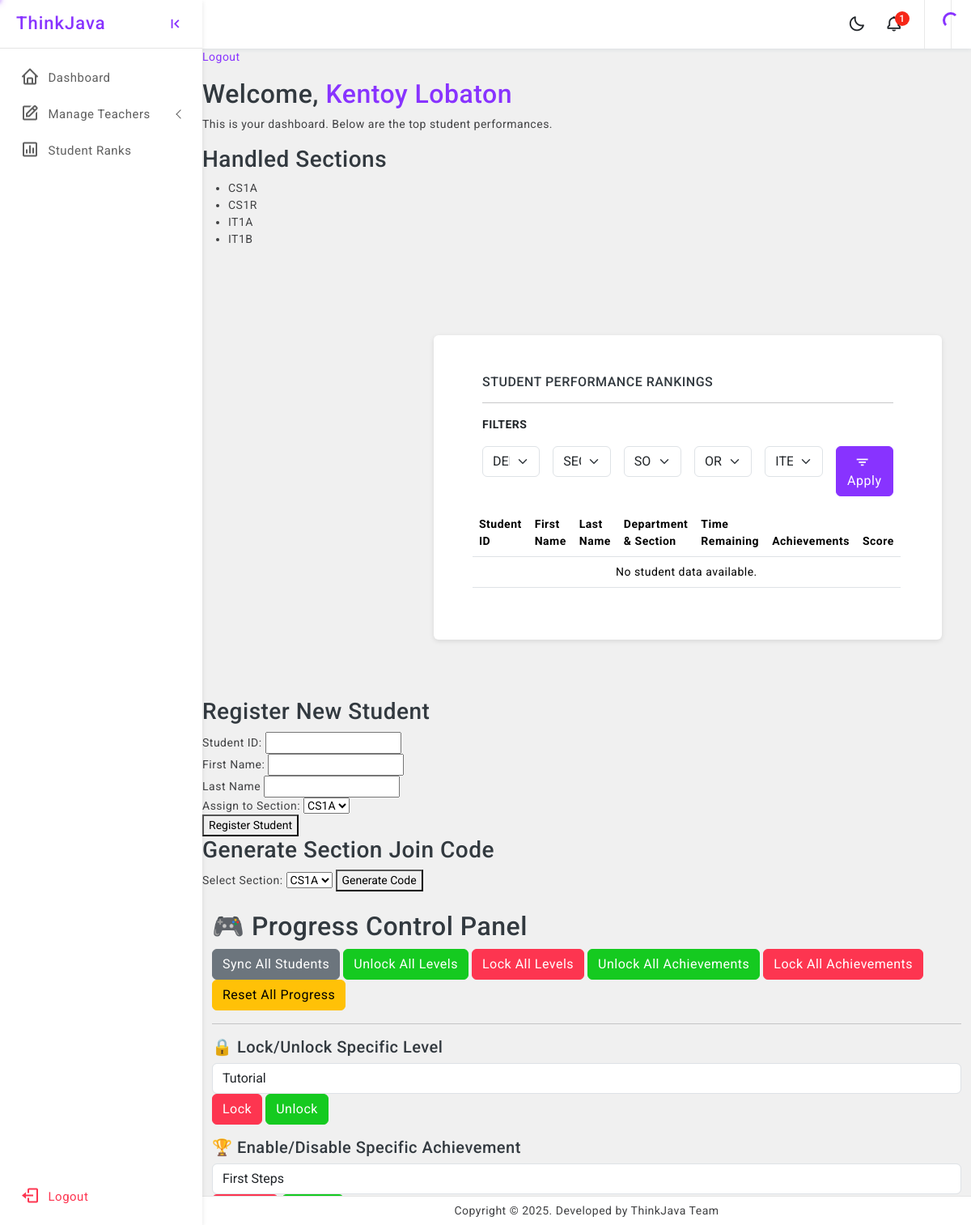
The app's page /teacher/dashboard/ (signed in) with its own data.
### StudentManagementSystem/models/teachers.py (models this page shows, shortened)
class Teacher(models.Model):
    teacher_id = models.CharField(max_length=50, unique=True)
    first_name = models.CharField(max_length=150)
    last_name = models.CharField(max_length=150)
    date_of_birth = models.DateField(null=True, blank=True)
    password = models.CharField(max_length=128)  # store hashed passwords ideally
    role = models.CharField(
        max_length=20,
        choices=Role.choices,
        default=Role.TEACHER  # Default to 'Teacher' role
    )

class HandledSection(models.Model):
    teacher = models.ForeignKey(Teacher, on_delete=models.CASCADE, related_name='handled_sections')
    department = models.ForeignKey(Department, on_delete=models.CASCADE)
    year_level = models.ForeignKey(YearLevel, on_delete=models.CASCADE)
    section = models.ForeignKey(Section, on_delete=models.CASCADE)
    class Meta:
        unique_together = ('teacher', 'department', 'year_level', 'section')

### StudentManagementSystem/models/department.py (models this page shows, shortened)
class Department(models.Model):
    name = models.CharField(max_length=50, unique=True)  # e.g. "CS", "IT"

### StudentManagementSystem/models/year_level.py (models this page shows, shortened)
class YearLevel(models.Model):
    year = models.PositiveSmallIntegerField(unique=True)  # e.g. 1, 2, 3, 4

### StudentManagementSystem/models/section.py (models this page shows, shortened)
class Section(models.Model):
    department = models.ForeignKey(Department, on_delete=models.CASCADE)  # Link to Department model
    year_level = models.ForeignKey(YearLevel, on_delete=models.CASCADE)  # Link to YearLevel model
    letter = models.CharField(max_length=1)  # e.g., "A", "B", "C"
    class Meta:
        unique_together = ('department', 'year_level', 'letter')  # Ensure unique combination of department, year, and section letter

### GameProgress/models/level_definition.py (models this page shows, shortened)
class LevelDefinition(models.Model):
    name = models.CharField(max_length=100, unique=True)
    unlocked = models.BooleanField(default=False)

### GameProgress/models/achievement_definition.py (models this page shows, shortened)
class AchievementDefinition(models.Model):
    code = models.CharField(max_length=100, unique=True)
    title = models.CharField(max_length=200)
    description = models.TextField()
    is_active = models.BooleanField(default=True)  # ✅ This is the only control you need

### StudentManagementSystem/views/teacher/dashboard_teacher.py (the view)
def teacher_dashboard(request):
    teacher_id = request.session.get('user_id')
    if not teacher_id:
        return redirect('unified_login')
    teacher = Teacher.objects.get(id=teacher_id)
    context = get_teacher_dashboard_context(request, teacher)
    return render(request, 'teacher/dashboard.html', context)

### StudentManagementSystem/templates/teacher/dashboard.html (shortened to what this page needs)
{% extends 'base.html' %}
{% block content %}
    <div class="page-wrapper">
        <p><a href="{% url 'unified_logout' %}">Logout</a></p>
        {% include 'teacher/teacher_info.html' %}
        {% include 'teacher/handled_sections.html' %}
        {% include 'admin/student_ranking.html' %}
        {% include 'teacher/register_student.html' %}
        {% include 'teacher/generate_section_code.html' %}
        {% include 'teacher/progress_control.html' %}
    </div>
{% endblock %}

### StudentManagementSystem/templates/teacher/teacher_info.html
{% block teacher_info %}
    <h2>Welcome,
        <a href="{% url 'edit_profile' teacher.id %}">
            {{ teacher.first_name }} {{ teacher.last_name }}
        </a>
    </h2>
    <p>This is your dashboard. Below are the top student performances.</p>
{% endblock %}

### StudentManagementSystem/templates/teacher/handled_sections.html
{% block handled_sections %}
    <h3>Handled Sections</h3>
    <ul>
        {% for hs in handled_sections %}
            <li>{{ hs.department.name }}{{ hs.year_level.year }}{{ hs.section.letter }}</li>
        {% empty %}
            <li>No sections assigned.</li>
        {% endfor %}
    </ul>
{% endblock %}

### StudentManagementSystem/templates/teacher/progress_control.html (shortened to what this page needs)
{% block progress_control %}
    <div class="container mt-4">
        <h2>🎮 Progress Control Panel</h2>
        <form method="post" class="mb-3" action="{% url 'progress_control_teacher' %}">
            <button name="action" value="sync" class="btn btn-secondary">Sync All Students</button>
            <button name="action" value="unlock_levels" class="btn btn-success">Unlock All Levels</button>
            <button name="action" value="lock_levels" class="btn btn-danger">Lock All Levels</button>
            <button name="action" value="enable_achievements" class="btn btn-success">Unlock All Achievements</button>
            <button name="action" value="disable_achievements" class="btn btn-danger">Lock All Achievements</button>
            <button name="action" value="reset_progress" class="btn btn-warning">Reset All Progress</button>
        </form>
        <hr>
        <h5>🔒 Lock/Unlock Specific Level</h5>
        <form method="post" class="form-inline mb-3" action="{% url 'progress_control_teacher' %}">
            <div class="form-group">
                <select name="level_name" class="form-control mr-2" required>
                    {% for level in level_options %}
                        <option value="{{ level.value }}">{{ level.label }}</option>
                    {% endfor %}
                </select>
                <button name="action" value="lock_single_level" class="btn btn-danger mr-1">Lock</button>
                <button name="action" value="unlock_single_level" class="btn btn-success">Unlock</button>
            </div>
        </form>
        <h5>🏆 Enable/Disable Specific Achievement</h5>
        <form method="post" class="form-inline" action="{% url 'progress_control_teacher' %}">
            <div class="form-group">
                <select name="achievement_code" class="form-control mr-2" required>
                    {% for ach in achievement_options %}
                        <option value="{{ ach.value }}">
                            {{ ach.label }}{% if not ach.is_active %} (Disabled){% endif %}
                        </option>
                    {% endfor %}
                </select>
                <button name="action" value="disable_single_achievement" class="btn btn-danger mr-1">Disable</button>
                <button name="action" value="enable_single_achievement" class="btn btn-success">Enable</button>
            </div>
        </form>
    </div>
{% endblock %}

### assets/css/app.css (style rules this page uses)
html { scroll-behavior: smooth; }
body { font-size: 14px; color: #404143; background-color: #f0f0f0; letter-spacing: 0.5px; overflow-x: hidden; font-family: 'Roboto', sans-serif; }
a { text-decoration: none; }
.page-wrapper { height: 100%; margin-top: 60px; margin-left: 250px; }

### records on screen
Teacher: first_name "Kentoy", last_name "Lobaton"
HandledSection: department.name "CS", year_level.year "1", section.letter "A"
HandledSection: department.name "CS", year_level.year "1", section.letter "R"
HandledSection: department.name "IT", year_level.year "1", section.letter "A"
HandledSection: department.name "IT", year_level.year "1", section.letter "B"
LevelDefinition: level_name "Tutorial"
AchievementDefinition: achievement_code "First Steps"

### other values on screen
form field section_id "CS1A"
